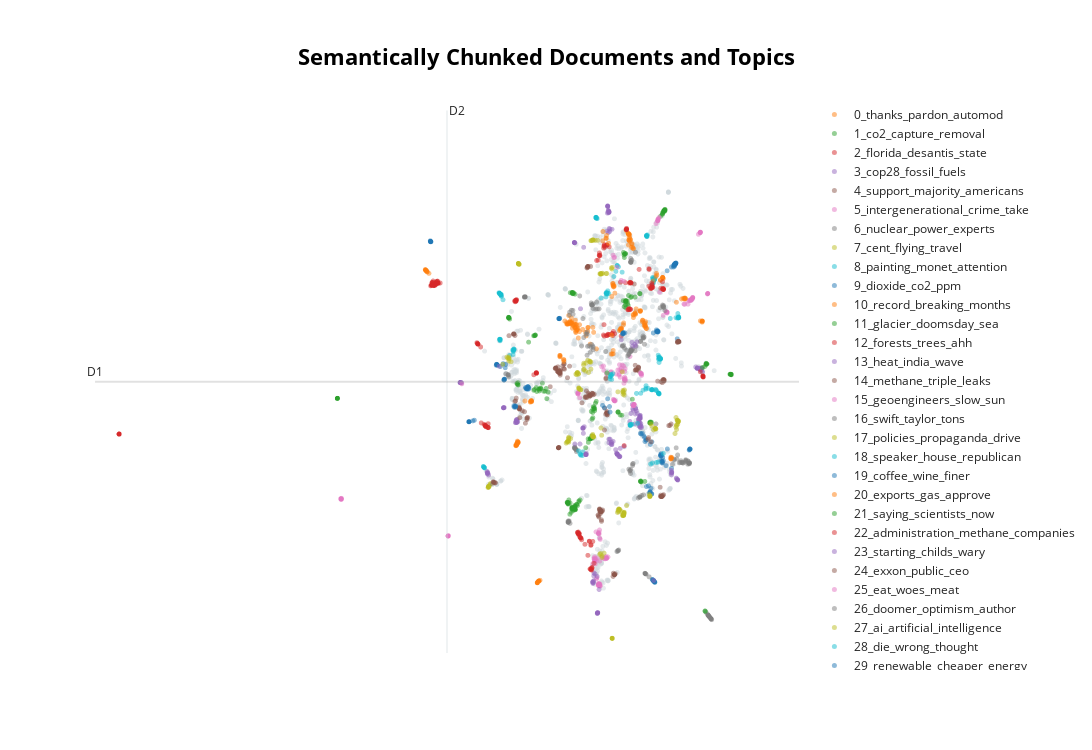

This figure's notebook cell:
### Code cell
base_visual_docs = base_topic_model.visualize_documents(tokenized_text, embeddings=base_embed, hide_annotations=True, title='<b>Semantically Chunked Documents and Topics</b>')
base_visual_docs.write_html("figures/seg-visual-docs.html")
base_visual_docs
